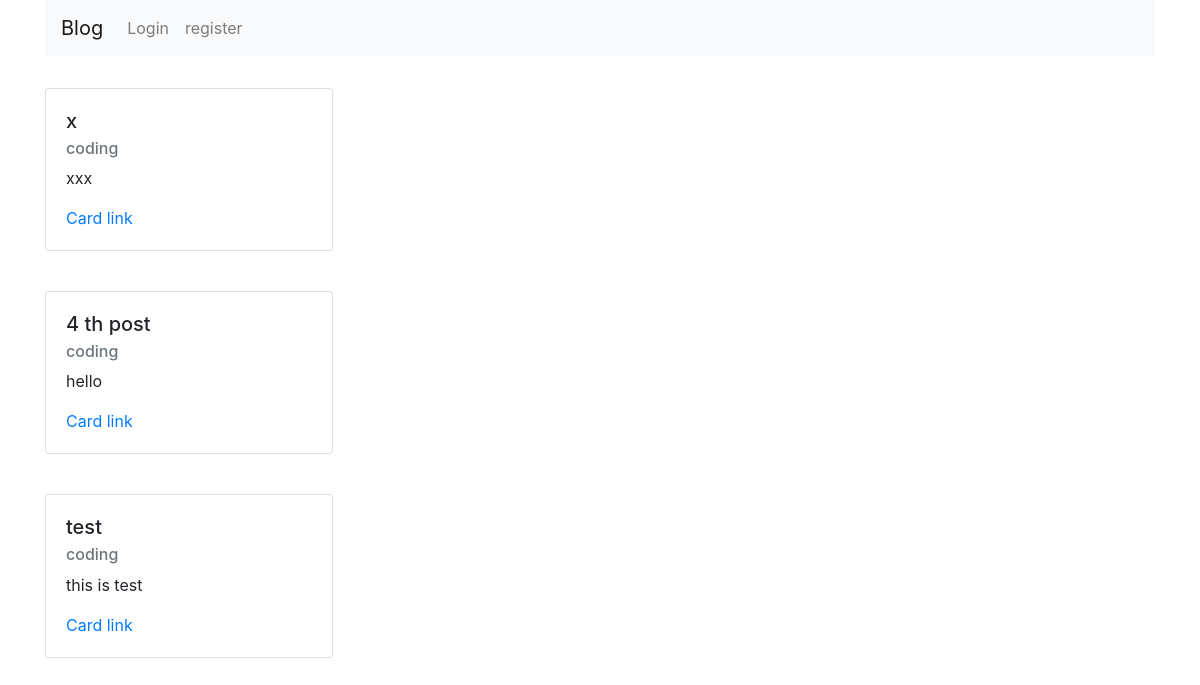
The app's page /home/1/ with its own data.
### blog/models.py (models this page shows, shortened)
class blog(models.Model):
    title = models.CharField(max_length=30)
    author = models.ForeignKey(User,on_delete=models.CASCADE,blank=True, null=True)
    date_posted = models.DateTimeField(auto_now_add=True)
    content = models.TextField()
    image1 = models.ImageField(upload_to='static/images/blog_img',null=True)
    image2 = models.ImageField(upload_to='static/images/blog_img',null=True)
    company_name = models.CharField(max_length=30,null=True)
    salary_range = [('4','4lakh'),('6','6lakh'),('8','8lakh'),('10','10lakh'),('12','12lakh'),('14','14lakh'),('16','16lakh'),('20','20lakh'),('30','30lakh'),('35','35lakh'),('40','40lakh')]
    salary = models.CharField(max_length=3,choices=salary_range,null=True)
    pdf = models.FileField(upload_to='static/files',null=True)
    class Meta:
        ordering = ['-date_posted']
    objects = models.Manager()

### blog/views.py (the view)
# urls.py: path('home/<int:pk>/',views.user_blog,name="user-home"),
def user_blog(request,pk):
    author = User.objects.get(id=pk)
    user_blog = blog.objects.filter(author=author)
    return render(request,'blog/user_blog.html',{'user_blog':user_blog})

### blog/templates/blog/user_blog.html
{% extends 'blog/base.html' %}
{%  block  content  %}
    {% for blog in user_blog %}
    <article class="media content-section my-2">
    <div class="card" style="width: 18rem;">
        <div class="card-body ">
            <h5 class="card-title"> {{blog.title}} </h5>
            <h6 class="card-subtitle mb-2 text-muted"> {{blog.author}} </h6>
            <p class="card-text"> {{blog.content}}</p>
            <a href="#" class="card-link">Card link</a>
        </div>
    </div>
    </article>
    <br>
    {% endfor %}
{% endblock content %}

### records on screen
blog: title "x", author "coding", content "xxx"
blog: title "4 th post", author "coding", content "hello"
blog: title "test", author "coding", content "this is test"
